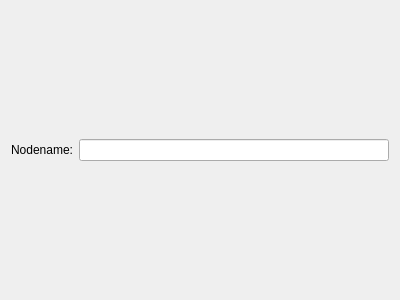
<?xml version="1.0" encoding="UTF-8"?>
<ui version="4.0">
 <class>PeerOptionsWidget</class>
 <widget class="QWidget" name="PeerOptionsWidget">
  <property name="geometry">
   <rect>
    <x>0</x>
    <y>0</y>
    <width>400</width>
    <height>300</height>
   </rect>
  </property>
  <property name="windowTitle">
   <string>Form</string>
  </property>
  <layout class="QGridLayout" name="gridLayout">
   <item row="0" column="0">
    <widget class="QLabel" name="lblNodeName">
     <property name="text">
      <string>Nodename:</string>
     </property>
    </widget>
   </item>
   <item row="0" column="1">
    <widget class="QLineEdit" name="nodeName"/>
   </item>
  </layout>
 </widget>
 <resources/>
 <connections/>
</ui>
